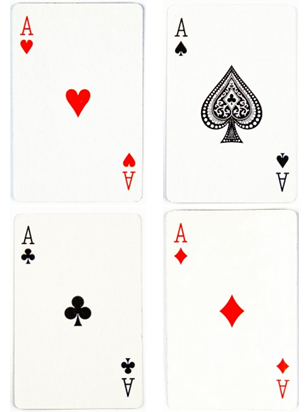
#> input picture OpenCV/4aces.png, 305 x 412 px, found by its file name
$ python '5-warp perspective.py'
#> lines starting #> are read from the running program, lines starting #| are printed output that depends on the picture
# -*- coding: utf-8 -*-
"""
Created on Sun Dec 13 14:11:22 2020

@author: Velican
"""
""" Warp Perspective : yana doğru eğik bir görüntüyü dikleştirmek"""

import cv2
import numpy as np

width,height= 300,400
img = cv2.imread("C:/Users/Velican/Desktop/Graduation Progress/OpenCV/4aces.png")
#> img is the input picture: shape (412, 305, 3); mean B, G, R 239.8, 242.6, 245.2
# img = cv2.resize(img,(600,600))

pts1 = np.float32([[12,7],[135,7],[12,197],[135,197]])
pts2 = np.float32([[0,0],[width,0],[0,height],[width,height]])
matrix = cv2.getPerspectiveTransform(pts1,pts2)
imgOut = cv2.warpPerspective(img,matrix,(width,height))
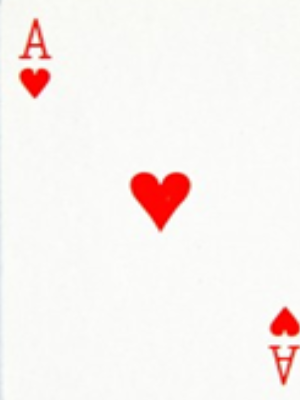
#> imgOut: shape (400, 300, 3); mean B, G, R 239.4, 241.9, 249.2

cv2.imshow("Aces",imgOut)
# cv2.imshow("Aces",img)
cv2.waitKey(0)

$ run again, with OpenCV/shapes.png copied over OpenCV/4aces.png
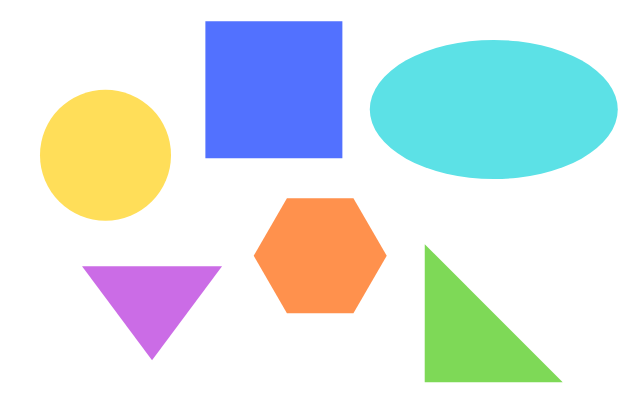
#> input picture OpenCV/shapes.png, 640 x 400 px, found by its file name
#> img is the input picture: shape (400, 640, 3); mean B, G, R 228.8, 229.6, 219
#> `imgOut = cv2.warpPerspective(img,matrix,(width,height))`:
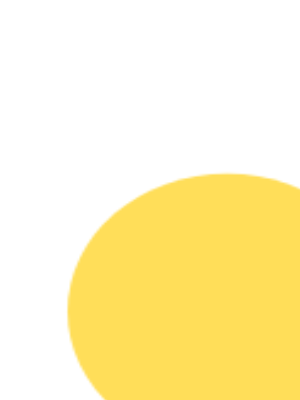
#> imgOut: shape (400, 300, 3); mean B, G, R 190.7, 242.2, 255
